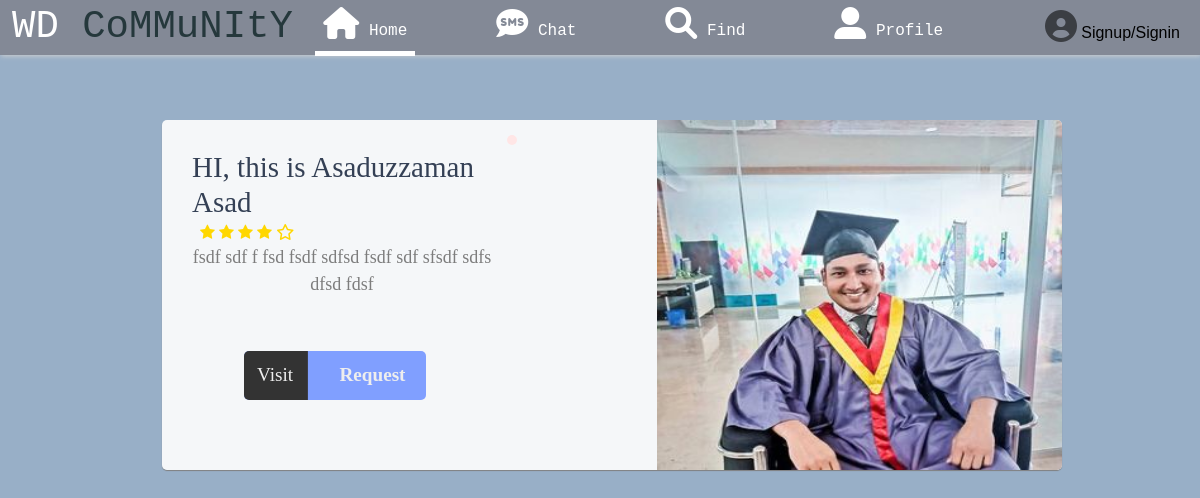
The app's page /man with its own data.
### homepage/models.py (models this page shows, shortened)
class profile(models.Model):
    name = models.CharField (max_length=99,null=True,blank=True)
    username = models.CharField (max_length=99,null=True,blank=True)
    skills = models.CharField (max_length=99)
    framework = models.CharField (max_length=99)
    education = models.CharField (max_length=99)
    phone = models.CharField (max_length=99)
    email = models.CharField (max_length=99)
    description = models.TextField ()
    gender = models.CharField (max_length=99,null=True)
    cover_pic = models.ImageField(upload_to='photo/', blank=True, null=True, default = "photo/cover.png")
    profile_pic = models.ImageField(upload_to='photo/', blank=True, null=True, default = "photo/user.jpg")

### homepage/views.py (the view)
# urls.py: path('man',views.man.as_view(),name="man"),
class man (ListView):
    model = profile
    template_name = "man.html"
    ordering = ['-id']

### templates/man.html (shortened to what this page needs)
{% load static %}
<!DOCTYPE html>
<html lang="en">
<head>
    <link href="https://cdn.jsdelivr.net/npm/bootstrap@5.1.3/dist/css/bootstrap.min.css" rel="stylesheet"
>
    <link rel="stylesheet" href="https://cdnjs.cloudflare.com/ajax/libs/font-awesome/6.0.0-beta3/css/all.min.css"
 />
    <link href="http://fonts.cdnfonts.com/css/romantic" rel="stylesheet">
    <link href="http://fonts.cdnfonts.com/css/valeerie-morrie" rel="stylesheet">
</head>
<body>
    <nav class="navbar navbar-expand-lg navbar-light nav fixed-top">
        <div class="container-fluid box_shadow">
            <a style="color: white; font-family:monospace; font-size: 39px;" class="navbar-brand" href="/">WD
                <span style="color: #25383C">CoMMuNItY</span></a>
            <div class="collapse navbar-collapse" id="navbarSupportedContent">
                <ul class="navbar-nav navs ms-auto mb-2 mb-lg-0">
                    <li class="nav-item nav_item">
                        <a style="color: white; border-bottom: 5px solid white;text-decoration: none;font-family: monospace;"
                            class="nav-link" aria-current="page" href="{% url 'home' %}"><i
                                class="fas fa-home fa-2x"></i> Home</a>
                    </li>
                    <li class="nav-item nav_item">
                        <a style="color: white ;text-decoration: none;font-family: monospace;" class="nav-link"
                            aria-current="page" href="{% url 'chat_list' %}"><i class="fas fa-sms fa-2x"></i> Chat</a>
                    </li>
                    <li class="nav-item nav_item">
                        <a style="color: white ;text-decoration: none;font-family: monospace;" class="nav-link"
                            aria-current="page" href="/"><i class="fas fa-search fa-2x"></i> Find</a>
                    </li>
                    <li class="nav-item nav_item">
                        <a style="color: white;text-decoration: none;font-family: monospace;" class="nav-link"
                            aria-current="page" href="{% url 'user_profile' %}"><i class="fas fa-user-alt fa-2x"></i>
                            Profile</a>
                    </li>
                </ul>
                <ul style="margin: none;" class="navbar-nav ms-auto mb-2 mb-lg-0">
                    <li style="float: left;margin-top: 0px;" class="nav-item dropdown">
                        {% if user.is_authenticated %}
                    <li style="float: left;margin-top: 0px;" class="nav-item dropdown">
                        <a style="color: black;text-decoration: none;" class="nav-link-user dropdown-toggle" href="#"
                            id="navbarDropdown" role="button" data-bs-toggle="dropdown" aria-expanded="false">
                            <i style = "color: white;" class="fas fa-user-circle fa-2x"></i>
                            <span style="color: white; font-family: monospace;"> Sign in as {{ user.username }}</span>
                        </a>
                        <ul class="dropdown-menu" aria-labelledby="navbarDropdown">
                            <li><a class="dropdown-item" href="{% url 'signout' %}">Sign out</a></li>
                        </ul>
                    </li>
                    {% else %}
                    <a style="color: whblackite ;" class="nav-link" aria-current="page" href="{% url 'signin' %}"><i
                            class="fas fa-user-circle fa-2x"></i>
                        <span style="color: black;font-family: 'Winter', sans-serif;"> Signup/Signin</span>
                    </a>
                    {% endif %}
                    </li>
                </ul>
            </div>
        </div>
    </nav>
    <br>
    <br>
    <br>
    <br>
    <br>
    <div style="width: 73%;margin: auto;">
        {% for profile in object_list %}
        {% if profile.gender == "male" and profile.username != user.username %}
        <div>
            <link rel="stylesheet"
                href="https://cdnjs.cloudflare.com/ajax/libs/font-awesome/4.7.0/css/font-awesome.min.css">
            <div id="container">
                <div class="product-details">
                    <h1 style="font-size: 29px;">HI, this is {{ profile.name }}</h1>
                    <span class="hint-star star">
                        <i class="fa fa-star" aria-hidden="true"></i>
                        <i class="fa fa-star" aria-hidden="true"></i>
                        <i class="fa fa-star" aria-hidden="true"></i>
                        <i class="fa fa-star" aria-hidden="true"></i>
                        <i class="fa fa-star-o" aria-hidden="true"></i>
                    </span>
                    <p class="information">{{ profile.description }}</p>
                    <div class="control">
                        <a href="{% url 'user_profile_view' profile.pk %}"><button class="btn">
                            <span class="price">Visit</span>
                            <span class="buy">Request</span>
                        </button></a>
                    </div>
                </div>
                <div class="product-image">
                    {% if profile.profile_pic %}
                    <img src="{{ profile.profile_pic.url }}" alt="">
                    {% else %}
                    <img src="{% static 'user.jpg' %}" alt="">
                    {% endif %}
                </div>
            </div>
            <br>
            {% endif %}
            {% endfor %}
        </div>
    </div>
</body>
</html>

### templates/man.html (style rules this page uses)
.nav_item { margin-right: 73px; }
.box_shadow { background-color: #838996; height: 39px; }
.nav { -webkit-box-shadow: 1px 1px 5px 0px rgba(207, 207, 207, 1); -moz-box-shadow: 1px 1px 5px 0px rgba(207, 207, 207, 1); box-shadow: 1px 1px 5px 0px rgba(207, 207, 207, 1); }
.navbar { background-color: #838996; }
.navs { margin: auto; }
body { background-color: #98AFC7; background-attachment: fixed; background-size: cover; }
#container { box-shadow: 0 1px 1px grey; background: rgba(255, 255, 255, 0.90); text-align: center; border-radius: 5px; overflow: hidden; margin: auto; height: 350px; width: 900px; }
.product-details { position: relative; text-align: left; overflow: hidden; padding: 30px; height: 100%; float: left; width: 40%; }
#container .product-details h1 { font-family: 'Bebas Neue', cursive; display: inline-block; position: relative; font-size: 30px; color: #344055; margin: 0; }
#container .product-details h1:before { position: absolute; content: ''; right: 0%; top: 0%; transform: translate(25px, -15px); font-family: 'Bree Serif', serif; display: inline-block; background: #ffe6e6; border-radius: 5px; font-size: 14px; padding: 5px; color: white; margin: 0; animation: chan-sh 6s ease infinite; }
.hint-star { display: inline-block; margin-left: 0.5em; color: gold; width: 50%; }
#container .product-details>p { font-family: 'EB Garamond', serif; text-align: center; font-size: 18px; color: #7d7d7d; }
.control { position: absolute; bottom: 20%; left: 22.8%; }
.btn { transform: translateY(0px); transition: 0.3s linear; background: #809fff; border-radius: 5px; position: relative; overflow: hidden; cursor: pointer; outline: none; border: none; color: #eee; padding: 0; margin: 0; }
.btn span { font-family: 'Farsan', cursive; transition: transform 0.3s; display: inline-block; padding: 10px 20px; font-size: 1.2em; margin: 0; }
.btn .price, .shopping-cart { background: #333; border: 0; margin: 0; }
.btn .price { transform: translateX(-10%); padding-right: 15px; }
.btn .buy { z-index: 3; font-weight: bolder; }
.product-image { transition: all 0.3s ease-out; display: inline-block; position: relative; overflow: hidden; height: 100%; float: right; width: 45%; display: inline-block; }
#container img { width: 100%; height: 100%; }

### records on screen
profile: name "Asaduzzaman Asad", description "fsdf sdf f fsd fsdf sdfsd fsdf sdf sfsdf sdfs dfsd fdsf", profile_pic (picture)
